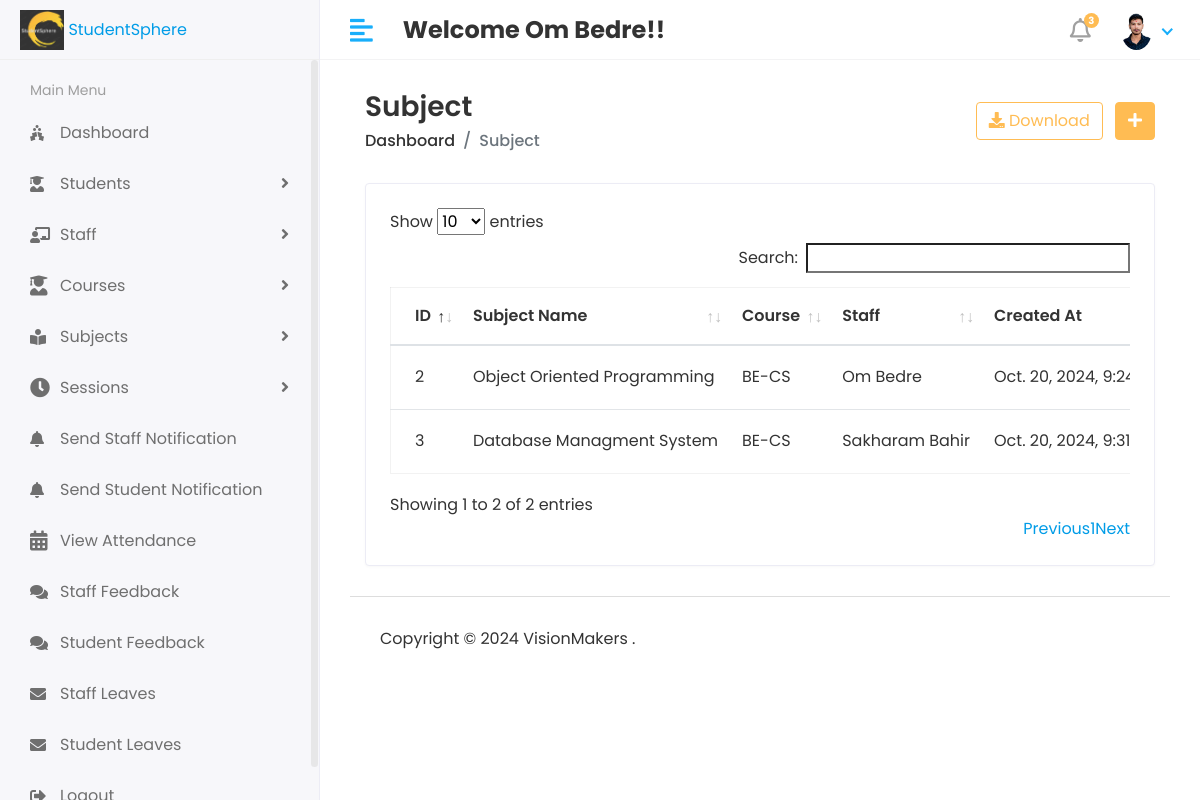
The page /HOD/Subject/View (signed in) on the database as committed earlier.
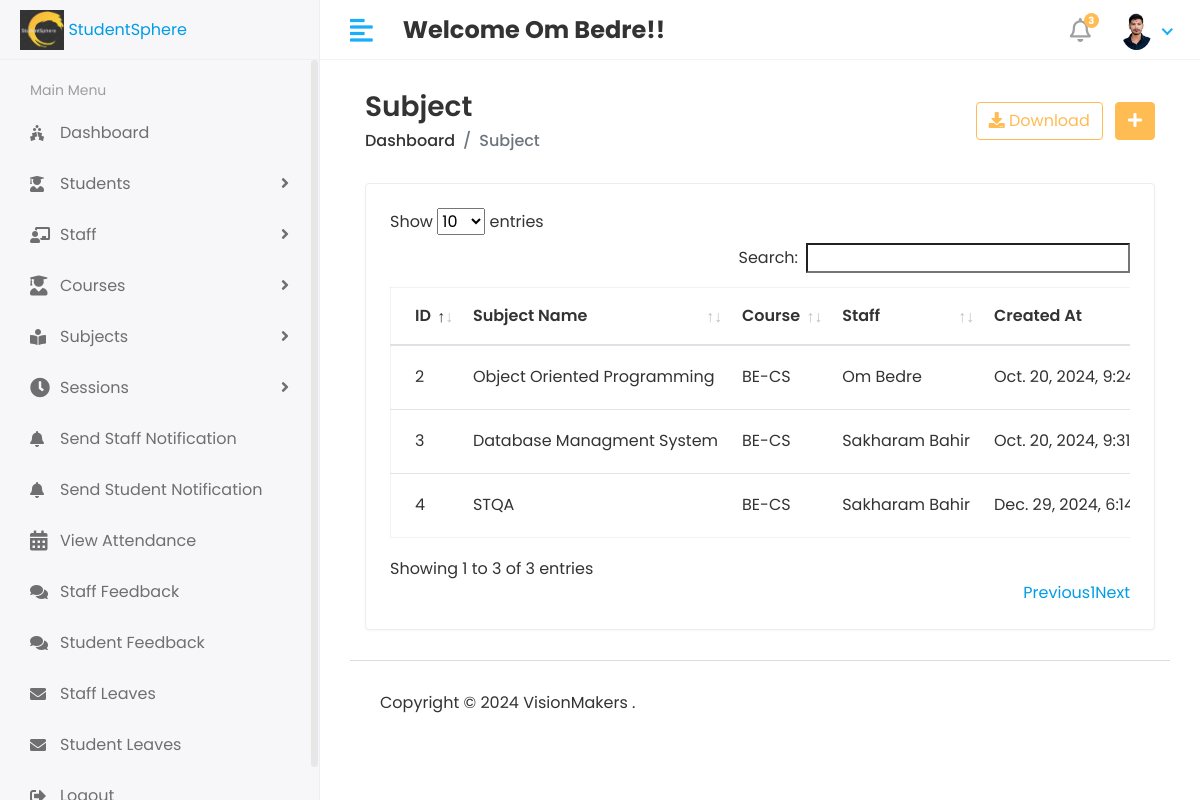
The same page on the database as committed later.
### app/models.py (models this page shows, shortened)
class Subject(models.Model):
    name = models.CharField(max_length=100)
    course = models.ForeignKey(Course, on_delete=models.CASCADE, related_name='subjects')
    staff = models.ForeignKey(Staff, on_delete=models.CASCADE, related_name='staff_subjects')
    created_at = models.DateTimeField(auto_now_add=True)
    updated_at = models.DateTimeField(auto_now_add=True)

class Course(models.Model):
    objects = None
    name = models.CharField(max_length=100)
    created_at = models.DateTimeField(auto_now_add=True)
    updated_at = models.DateTimeField(auto_now=True)
    def __str__(self):
        return self.name

class Staff(models.Model):
    admin = models.OneToOneField(CustomUser, on_delete=models.CASCADE)
    address = models.TextField()
    gender = models.CharField(max_length=100)
    created_at = models.DateTimeField(auto_now_add=True)
    updated_at = models.DateTimeField(auto_now=True)

class CustomUser(AbstractUser):
    USER = (
        ('1', 'HOD'),
        ('2', 'STAFF'),
        ('3', 'STUDENT')
    )
    user_type = models.CharField(choices=USER, max_length=50, default='1')
    profile_pic = models.ImageField(upload_to='media/profile_pic')

### StudentSphere/HOD_Views.py (the view)
# urls.py: path('HOD/Subject/View', HOD_Views.VIEW_SUBJECT, name='view_subject'),
@login_required(login_url='/')
def VIEW_SUBJECT(request):
    subject = Subject.objects.all()
    context = {
        'subject': subject,
    }
    return render(request, 'HOD/Subjects/view_subject.html', context)

### templates/Hod/Subjects/view_subject.html (shortened to what this page needs)
{% extends 'base.html' %}
{% block content %}
<div class="content container-fluid">
               <div class="page-header">
                  <div class="row align-items-center">
                     <div class="col">
                        <h3 class="page-title">Subject</h3>
                        <ul class="breadcrumb">
                           <li class="breadcrumb-item"><a href="index.html">Dashboard</a></li>
                           <li class="breadcrumb-item active">Subject</li>
                        </ul>
                     </div>
                     <div class="col-auto text-right float-right ml-auto">
                        <a href="#" class="btn btn-outline-primary mr-2"><i class="fas fa-download"></i> Download</a>
                        <a href="add-student.html" class="btn btn-primary"><i class="fas fa-plus"></i></a>
                     </div>
                  </div>
               </div>
               <div class="row">
                  <div class="col-sm-12">
                     <div class="card card-table">
                        <div class="card-body">
                           <div class="table-responsive">
                              <table id = "table_id" class="table table-hover table-center mb-0 ">
                                 <thead>
                                    <tr>
                                       <th>ID</th>
                                       <th>Subject Name</th>
                                       <th>Course</th>
                                       <th>Staff</th>
                                       <th>Created At</th>
                                    </tr>
                                 </thead>
                                 <tbody>
                                 {% for i in subject %}
                                    <tr>
                                       <td>{{i.id}}</td>
                                       <td>{{i.name}}</td>
                                       <td>{{i.course}}</td>
                                       <td>{{i.staff.admin.first_name}}&nbsp;{{i.staff.admin.last_name}}</td>
                                       <td>{{i.created_at}}</td>
                                    </tr>
                                 {% endfor %}
                                 </tbody>
                              </table>
                           </div>
                        </div>
                     </div>
                  </div>
               </div>
            </div>
{% endblock %}

Rows that differ between the two databases and show on the page:
added Subject: id "4", name "STQA", course "BE-CS", staff.admin.first_name "Sakharam", staff.admin.last_name "Bahir", created_at "Dec. 29, 2024,…"
Other text that changed with them:
text written by a page script: "Show entries Search: Showing 1 to 2 of 2 entries Previous 1 Next" → "Show entries Search: Showing 1 to 3 of 3 entries Previous 1 Next"
